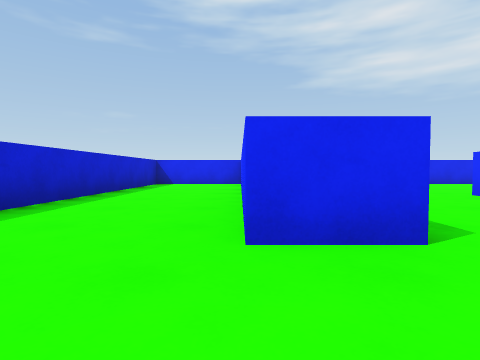
view 1 (above)

20 first-person views from a walk through a scene from a Unity 3-D project. The camera is 0.41 m above the floor, tilts 2° down and sees 80° across. The floor is counted in squares, 1 m on a side. Each view is taken from the middle of a square. On the plan, view 1 faces up. The plan holds only what a view shows up to about 9 squares ahead; the rest is blank. The player character is not drawn.

view 2
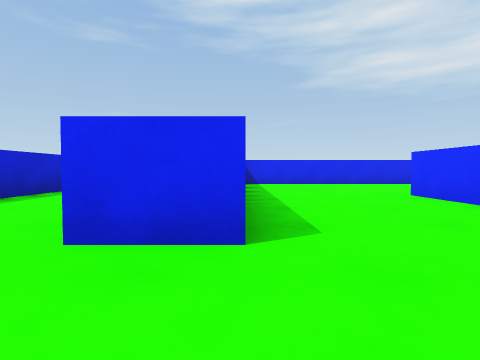

view 3
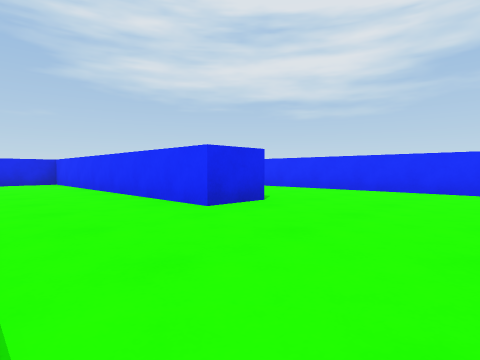

view 4
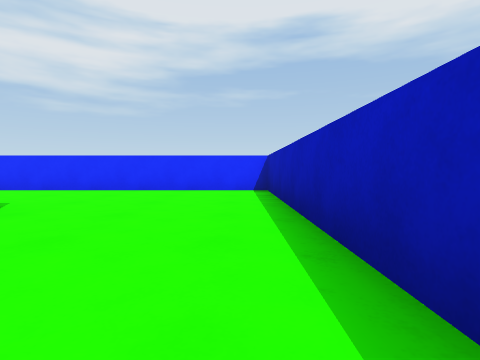

view 5
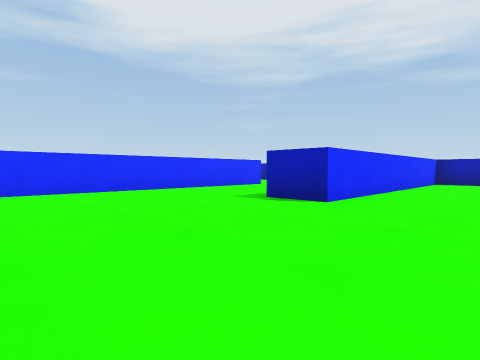

view 6
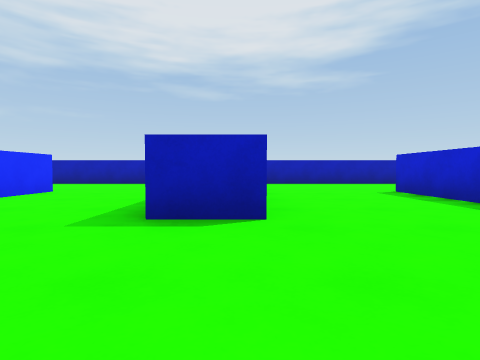

view 7
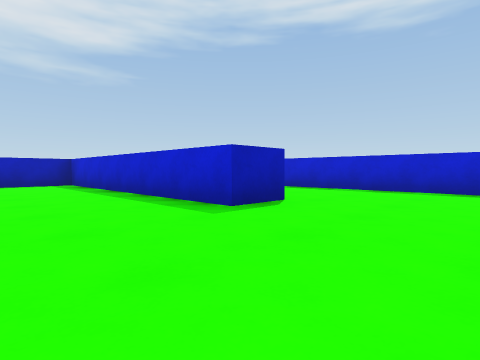

view 8
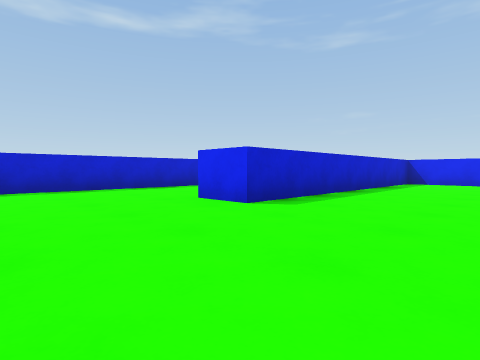

view 9
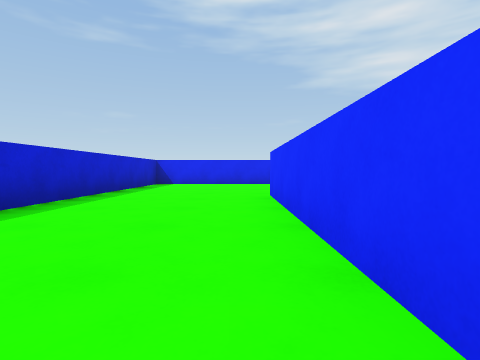

view 10
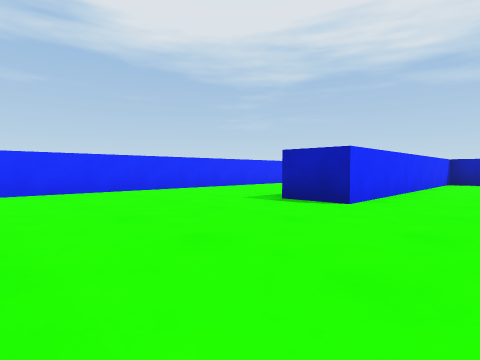

view 11
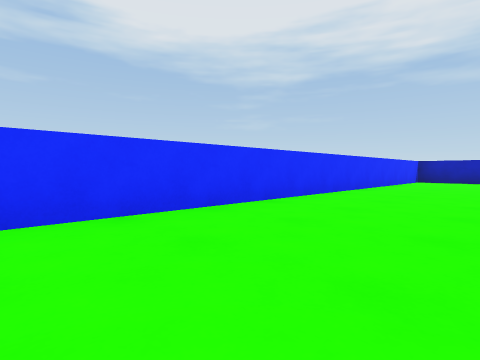

view 12
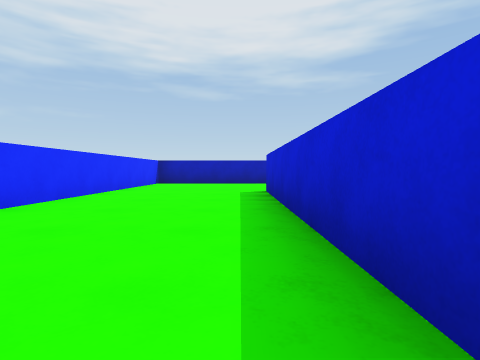

view 13
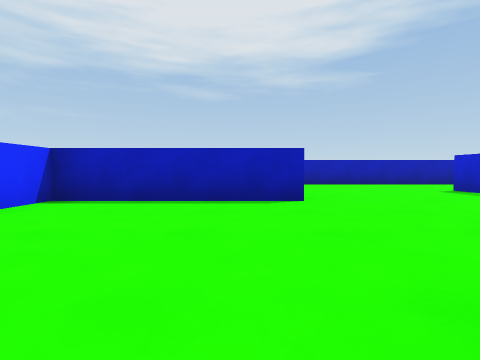

view 14
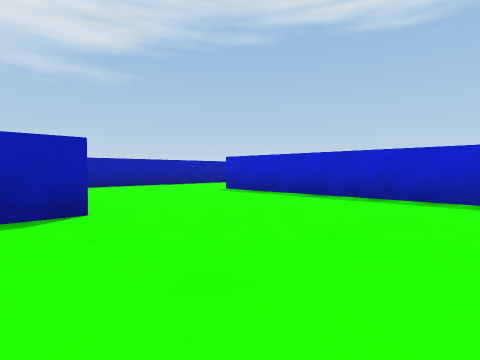

view 15
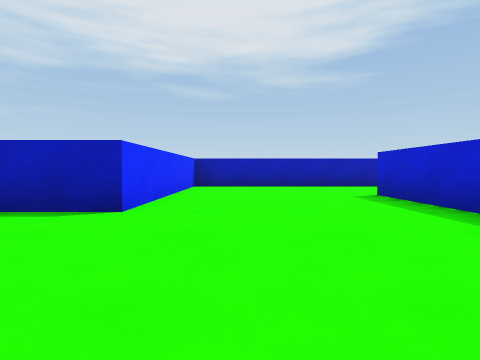

view 16
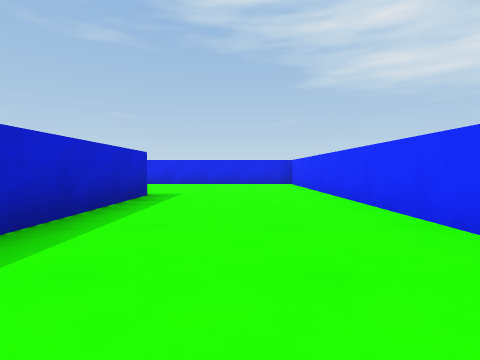

view 17
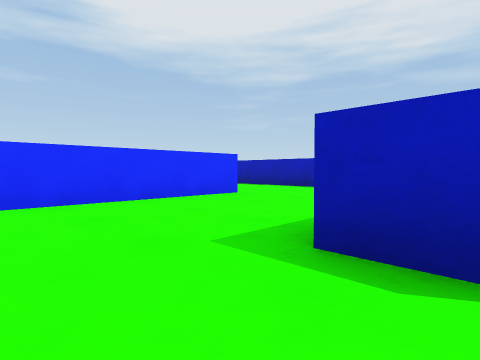

view 18
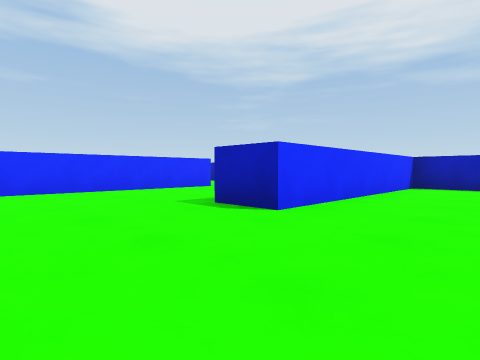

view 19
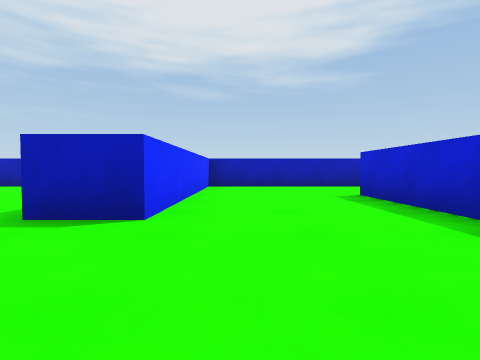

view 20
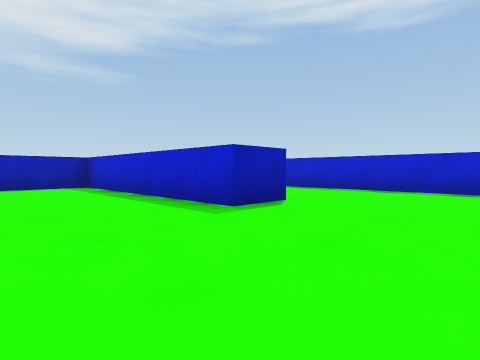

### Floor plan
Points are (right, up) in squares from view 1. A wall is a line through its corners. A room is listed if a view was taken in it or the views show most of it. See-through windows are left out.
Room 1 (views 1, 2, 3, 4, 5, 6, 7)
walls: (1, 6.5) (1, 1.6) (0, 1.6) (0, 8.3) (-2.4, 8.3) (-2.4, 2.9); (7.6, 1.6) (7.6, 7.6); (6.8, 8.3) (1.1, 8.3); (-1.4, -1.6) (3.8, -1.6) (3.8, 4.6) (4.8, 4.6) (4.8, 1.6)
ways out: opening at (6.5, 1) to room 2
Room 2 (views 8, 9, 10, 11, 12, 13, 14, 15, 16)
walls: (8.7, -3.2) (8.7, -7.8); (4.8, 1.6) (4.8, -1.6) (11.5, -1.6) (11.5, 4.6) (12.5, 4.6) (12.5, -2.5); (7.5, -10.2) (12.1, -10.2) (12.1, -5.8) (15.5, -5.8) (15.5, 8.3) (8.6, 8.3) (8.6, 1.6) (7.6, 1.6)
ways out: opening at (6.5, 1) to room 1; opening at (8, -8.5) to room 4
Room 3 (views 17, 18, 19, 20)
walls: (1, -3.5) (1, -7.8); (3.8, -7.5) (3.8, -5.3) (4.8, -5.3); (7.7, -5.4) (7.7, -3.5)
ways out: opening at (6.5, -6.5) to room 4; opening at (2.5, -6.5) to room 5
Room 4 (no view inside)
walls: (7.7, -7.8) (7.7, -5.4); (4.8, -5.3) (4.8, -10.2) (7.5, -10.2)
ways out: opening at (8, -8.5) to room 2; opening at (6.5, -6.5) to room 3
Room 5 (no view inside)
walls: (-0.1, -10.2) (3.8, -10.2) (3.8, -7.5)
ways out: opening at (2.5, -6.5) to room 3; opening at (0.5, -8.5)

Where each view was taken, in squares from view 1:
view 1: 0 up, 0 right, facing up
view 2: 0 up, 1 right, facing up
view 3: 1 down, 2 left, facing up-right
view 4: 1 down, 2 left, facing right
view 5: 8 up, 2 right, facing down-right
view 6: 7 up, 4 right, facing down
view 7: 7 up, 7 right, facing down-left
view 8: 1 down, 11 right, facing up-left
view 9: 0 up, 11 right, facing up
view 10: 8 up, 10 right, facing down-right
view 11: 5 up, 13 right, facing down-right
view 12: 3 up, 13 right, facing down
view 13: 2 down, 13 right, facing down
view 14: 3 down, 13 right, facing down-left
view 15: 3 down, 11 right, facing down
view 16: 0 up, 14 right, facing up
view 17: 4 down, 4 right, facing down-right
view 18: 3 down, 2 right, facing down-right
view 19: 3 down, 3 right, facing down
view 20: 3 down, 7 right, facing down-left
